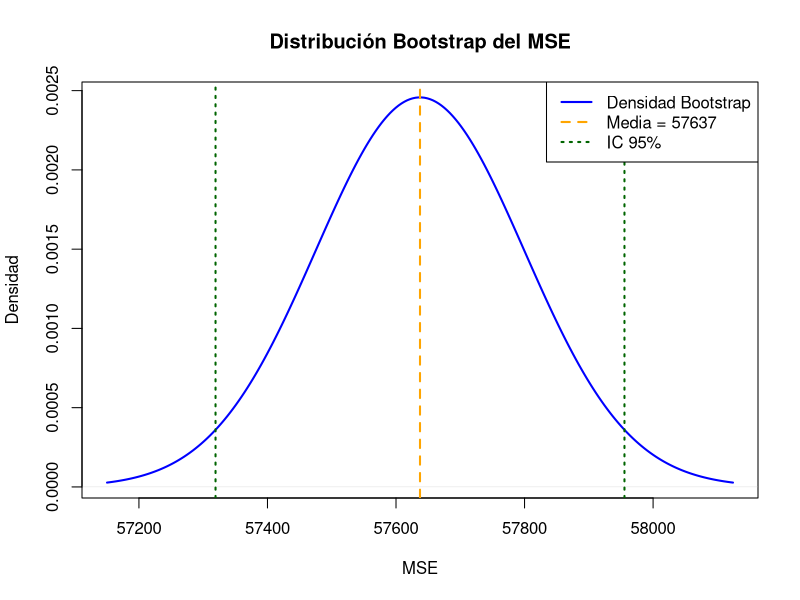
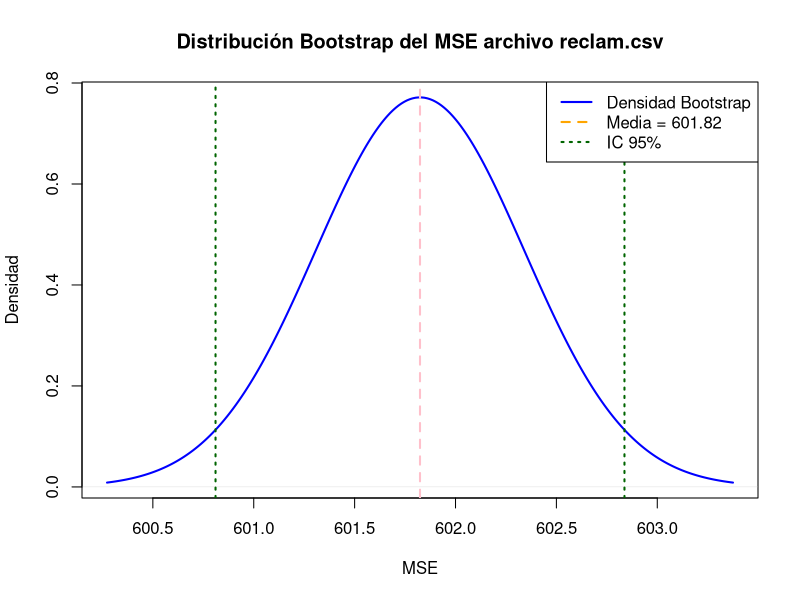

Source code (R) for these figures, in order:

#######3.5 Tecnica Bootstrap
set.seed(12345)
reclam <- rlnorm(20, meanlog=2.5, sdlog= 2.5)
bootstrap_mse <- function(data, n_bootstrap){
  mse_values <- numeric(n_bootstrap)
  for (i in 1:n_bootstrap) {
    sample_data <- sample(data, replace = TRUE)
    mse_values[i] <- mean((sample_data - mean(sample_data))^2)
  }
  return(mean(mse_values))
}
bootstrap_mse <- function(data, n_bootstrap){
  mse_values <- numeric(n_bootstrap)
  for (i in 1:n_bootstrap) {
    sample_data <- sample(data, replace = TRUE)
    mse_values[i] <- mean((sample_data - mean(sample_data))^2)
  }
  return(mean(mse_values))
}
bootstrap_desv <- function(data, n_bootstrap){
  mse_values <- numeric(n_bootstrap)
  for (i in 1:n_bootstrap) {
    sample_data <- sample(data, replace = TRUE)
    mse_values[i] <- mean((sample_data - mean(sample_data))^2)
  }
  return(sd(mse_values) / sqrt(length(mse_values)))
}
#Estimacion del MSE usando bootstrap
n_bootstrap <- 100000
mse_estimate <-bootstrap_mse(reclam, n_bootstrap)
mse_desvz<-bootstrap_desv(reclam, n_bootstrap)
cat("El MSE es", format(mse_estimate, big.mark = ","), "\n")
#IC del MSE
alpha <- 0.05
z <- qnorm(1-alpha/2)
ci_lower_mse <- mse_estimate - z*mse_desvz
ci_upper_mse <- mse_estimate + z*mse_desvz
#Graficar densidad del MSE y los IC al 95%
plot(density(mse_estimate,mse_desvz),
     main = "Distribución Bootstrap del MSE",
     xlab = "MSE", ylab = "Densidad",
     col = "blue", lwd = 2)
abline(v = mse_estimate, col = "orange", lwd = 2, lty = 2)
abline(v = ci_lower_mse, col = "darkgreen", lwd = 2, lty = 3)
abline(v = ci_upper_mse, col = "darkgreen", lwd = 2, lty = 3)
legend("topright",
       legend = c("Densidad Bootstrap",
                  paste("Media =", format(mse_estimate, digits = 5)),
                  "IC 95%"),
       col = c("blue", "orange", "darkgreen"),
       lty = c(1, 2, 3), lwd = 2)
#3.5 con archivo reclam.csv
reclam <- c(144, 134, 185, 141, 205, 126, 123, 152, 123, 215, 170, 165, 180, 175, 160, 185, 168, 172, 178, 169)
bootstrap_mse <- function(data, n_bootstrap){
  mse_values <- numeric(n_bootstrap)
  for (i in 1:n_bootstrap) {
    sample_data <- sample(data, replace = TRUE)
    mse_values[i] <- mean((sample_data - mean(sample_data))^2)
  }
  return(mean(mse_values))
}
bootstrap_mse <- function(data, n_bootstrap){
  mse_values <- numeric(n_bootstrap)
  for (i in 1:n_bootstrap) {
    sample_data <- sample(data, replace = TRUE)
    mse_values[i] <- mean((sample_data - mean(sample_data))^2)
  }
  return(mean(mse_values))
}
bootstrap_desv <- function(data, n_bootstrap){
  mse_values <- numeric(n_bootstrap)
  for (i in 1:n_bootstrap) {
    sample_data <- sample(data, replace = TRUE)
    mse_values[i] <- mean((sample_data - mean(sample_data))^2)
  }
  return(sd(mse_values) / sqrt(length(mse_values)))
}
#Estimacion del MSE usando bootstrap
n_bootstrap <- 100000
mse_estimate <-bootstrap_mse(reclam, n_bootstrap)
mse_desvz<-bootstrap_desv(reclam, n_bootstrap)
cat("El MSE es", format(mse_estimate, big.mark = ","), "\n")
#IC del MSE
alpha <- 0.05
z <- qnorm(1-alpha/2)
ci_lower_mse <- mse_estimate - z*mse_desvz
ci_upper_mse <- mse_estimate + z*mse_desvz
#Graficar densidad del MSE y los IC al 95%
plot(density(mse_estimate,mse_desvz),
     main = "Distribución Bootstrap del MSE archivo reclam.csv",
     xlab = "MSE", ylab = "Densidad",
     col = "blue", lwd = 2)
abline(v = mse_estimate, col = "pink", lwd = 2, lty = 2)
abline(v = ci_lower_mse, col = "darkgreen", lwd = 2, lty = 3)
abline(v = ci_upper_mse, col = "darkgreen", lwd = 2, lty = 3)
legend("topright",
       legend = c("Densidad Bootstrap",
                  paste("Media =", format(mse_estimate, digits = 5)),
                  "IC 95%"),
       col = c("blue", "orange", "darkgreen"),
       lty = c(1, 2, 3), lwd = 2)

